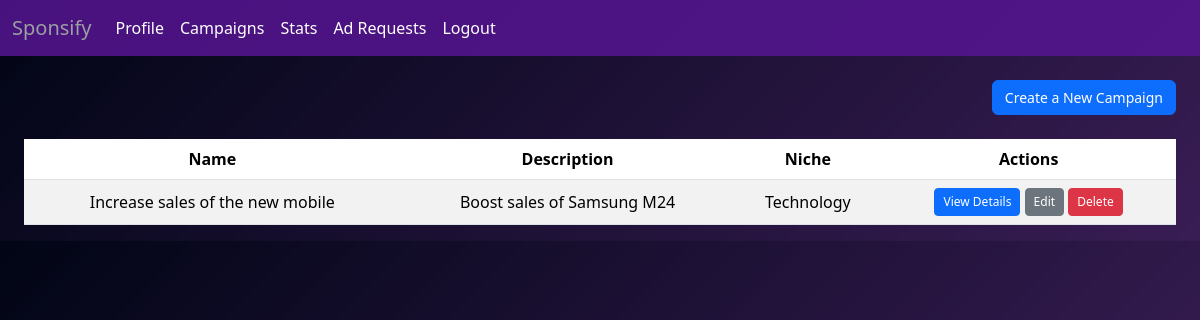
The page /sponsor/campaigns (signed in) on the database its author committed.
### models.py (models this page shows)
class Campaign(db.Model):
    id = db.Column(db.Integer, primary_key=True)
    sponsor_id = db.Column(db.Integer, db.ForeignKey('sponsor.id'), nullable=False)
    name = db.Column(db.String(100), nullable=False)
    description = db.Column(db.Text)
    niche = db.Column(db.Text)
    start_date = db.Column(db.Date)
    end_date = db.Column(db.Date)
    budget = db.Column(db.Integer)
    is_flag = db.Column(db.Boolean, default=False)
    visibility = db.Column(db.String(10), default='public')
    goals = db.Column(db.Text)
    ad_requests = db.relationship('AdRequest', backref='campaign', lazy=True)

### routes.py (the view)
@app.route("/sponsor/campaigns")
@login_required
def spncamp():
    user_id = session.get('user_id')
    sponsor = Sponsor.query.get(user_id)
    if not sponsor:
        flash("You are not authorized to view this page", "danger")
        return redirect(url_for('login'))
    campaigns = sponsor.campaigns  # Access campaigns directly through the relationship
    return render_template('spn_campaigns.html', sponsor=sponsor, campaigns=campaigns,campaign_progress=campaign_progress)

### routes.py (called while the page is built)
def login_required(f):
    @wraps(f)
    def wrap(*args, **kwargs):
        if 'user_id' not in session:
            flash("You need to login first")
            return redirect(url_for('login'))
        else:
            user_id  = session['user_id']
            user = User.query.filter_by(id=user_id).first()
            if user.is_flag:
                flash("You are flagged")
                return redirect(url_for('login'))
        return f(*args, **kwargs)
    return wrap

### templates/spn_campaigns.html (shortened to what this page needs)
{% extends 'spndash.html' %}
{% block content %}
<div class="container mt-4">
    <div class="text-end mb-4">
        <a href="{{ url_for('create_campaign') }}" class="btn btn-primary">Create a New Campaign</a>
    </div>
    {% if campaigns %}
        <table class="table table-striped">
            <thead>
                <tr>
                    <th scope="col">Name</th>
                    <th scope="col">Description</th>
                    <th scope="col">Niche</th>
                    <th scope="col">Actions</th>
                </tr>
            </thead>
            <tbody>
                {% for campaign in campaigns %}
                <tr>
                    <td>{{ campaign.name }}</td>
                    <td>{{ campaign.description }}</td>
                    <td>{{ campaign.niche }}</td>
                    <td>
                        <a href="{{ url_for('campaign_details', campaign_id=campaign.id) }}" class="btn btn-primary btn-sm">View Details</a>
                        <a href="{{ url_for('edit_campaign', campaign_id=campaign.id) }}" class="btn btn-secondary btn-sm">Edit</a>
                        <form method="POST" action="{{ url_for('delete_campaign_sponsor', campaign_id=campaign.id) }}" class="d-inline" onsubmit="return confirm('Are you sure you want to delete this campaign?')">
                            <button type="submit" class="btn btn-danger btn-sm">Delete</button>
                        </form>
                    </td>
                </tr>
                {% endfor %}
            </tbody>
        </table>
    {% else %}
        <p class="text-center mt-3">No campaigns available.</p>
    {% endif %}
</div>
{% endblock content %}

### templates/spn_campaigns.html (style rules this page uses)
body { background: linear-gradient(135deg, #010515 0%, #220341e5 100%); color: #fff; }
.container { max-width: 1200px; }
.btn-primary, .btn-secondary, .btn-danger { font-size: 0.875rem; }
.table { margin-top: 1rem; border-radius: 10px; }
.table th, .table td { vertical-align: middle; text-align: center; }
.text-end { text-align: right; }
.mb-4 { margin-bottom: 1.5rem; }
.btn-sm { padding: 0.25rem 0.5rem; font-size: 0.75rem; }
.d-inline { display: inline; }

### rows shown on the page
Campaign: name "Increase sales of the new mobile", description "Boost sales of Samsung M24", niche "Technology"
